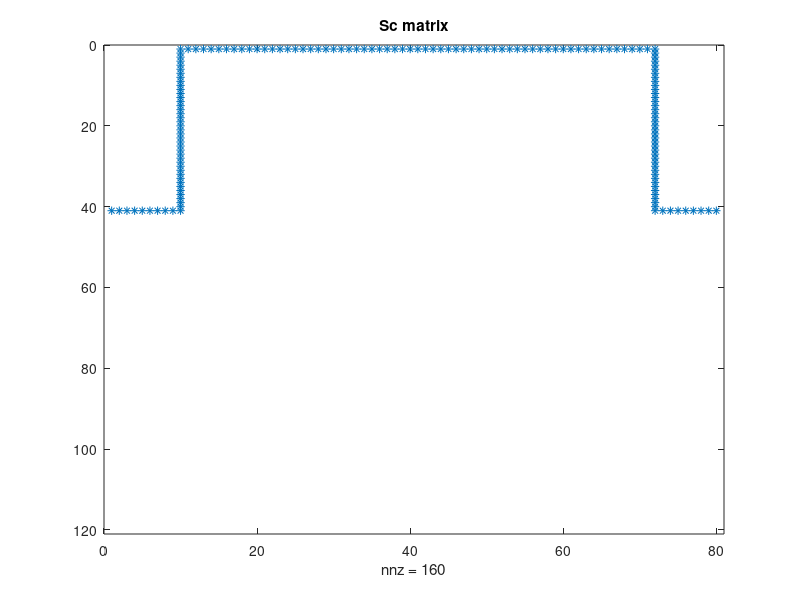

Here is the MATLAB script that generated this plot: (Note: this script raises an error after producing the figure.)
%% Programme to solve for Stokes velocity profile in riblets
% Solve A*u = P
% S = riblets grid points
% P = pressure gradient
% A = Laplacian coefficients
% Sc = Sd - S = riblets surface grid points


close all
tic

%% Input data
% Sides of the periodic-in-z domain
ly = 1.5; % aspect ratio ly:lz
lz = 1; % always

% Define grid sizes
n = 40;
nz = 2*n; % number of points in periodic z (spanwise)
ny = ly*nz; % number of points y (wall-normal) domain is enclosed
dy = ly/(ny-1); % length of sub-intervals in y-axis
dz = lz/nz; % length of sub-intervals in z-axis
z = (0:nz-1)*dz;
y = linspace(0,ly,ny);

dpdx = 0; % Pressure gradient
Sx = 1; % Shear at the top, could set to 1 (if normalised, always 1)

geometry = 4; 
% 0 = parabola (k/s = 1)
% 1 = triangle (k/s = 1.866 for 30deg, 0.5 for 90deg, 0.866 for 60deg)
% 2 = semi-circle (k/s = 0.5)
% 3 = trapezium (k/s = 0.5; tip half-angle = 15deg)
% 4 = blade (k/s = 0.5; t/s = 0.2)
angle = 90; % 30/60/90 degrees, for triangles only

savefile = 0;

%% Build S matrix - Grid Points of riblets
% S = 1 for points within and on boundary and = 0 elsewhere 
S = zeros(ny,nz);
if geometry == 0 % parabola
    parabola = (2*(z-lz/2)).^2;
    shape = 'parabola';
    height = 1;
    for k = 1:nz
        for j = 1:ny
            if y(j) < parabola(k)
                S(j,k) = 1;
            else
                S(j,k) = 0;
            end
        end
    end
end

if geometry == 1 % triangle
    if angle == 90        
        shape = 'triangle9';
        height = 0.5;
        triangle = z-lz/2;
        triangle2 = -z+lz/2;
    end
    if angle == 60
        shape = 'triangle6';
        height = sqrt(3)/2;
        triangle = sqrt(3)*z-sqrt(3)*lz/2;
        triangle2 = -sqrt(3)*z+sqrt(3)*lz/2;
    end
    if angle == 30
        shape = 'triangle3';
        height = 1 + sqrt(3)/2;
        triangle = (2+sqrt(3))*z-1-sqrt(3)*lz/2;
        triangle2 = -(2+sqrt(3))*z+1+sqrt(3)*lz/2;
    end
        for k = 1:nz
            for j = 1:ny
                if y(j) < triangle(k) || y(j) < triangle2(k)
                    S(j,k) = 1;
                else
                    S(j,k) = 0;
                end
            end
        end
end

if geometry == 4 % blade
    shape = 'blade';
    height = 0.5;
    for j = 1:height*nz
        for k = 1:nz
            if z(k) <= 0.1*lz || z(k) >= 0.9*lz
                S(j,k) = 1;
            else
                S(j,k) = 0;
            end
        end
    end
end

% figure
% spy(S)
% title('S matrix')

%% Build Sd matrix
% Sd = 1 for points within and on boundary and = 0 elsewhere 
% riblets now bigger by rd = max(dy,dz)
rd = max(dy,dz);
Sd = zeros(ny,nz);
if geometry == 0 % parabola
    parabola_d = (2*(z-lz/2)).^2+rd;
    for k = 1:nz
        for j = 1:ny
            if y(j) < parabola_d(k)
                Sd(j,k) = 1;
            else
                Sd(j,k) = 0;
            end
        end
    end
end
if geometry == 1 % triangle
    if angle == 90
        triangle = z-lz/2+rd;
        triangle2 = -z+lz/2+rd;
    end
    if angle == 60
        triangle = sqrt(3)*z-sqrt(3)*lz/2+rd;
        triangle2 = -sqrt(3)*z+sqrt(3)*lz/2+rd;
    end
    if angle == 30
        triangle = (2+sqrt(3))*z-1-sqrt(3)*lz/2+rd;
        triangle2 = -(2+sqrt(3))*z+1+sqrt(3)*lz/2+rd;
    end
    for k = 1:nz
        for j = 1:ny
            if y(j)<triangle(k) || y(j)<triangle2(k)
                Sd(j,k) = 1;
            else
                Sd(j,k) = 0;
            end
        end
    end
end

if geometry == 4 % blade
    for j = 1:height*nz+1
        for k = 1:nz
            if z(k) <= 0.1*lz+dz || z(k) >= 0.9*lz-dz
                Sd(j,k) = 1;
            else
                Sd(j,k) = 0;
            end
        end
    end
    Sd(1,:) = ones(1,nz);
end

% figure
% spy(Sd)
% title('Sd matrix')

%% Build Sc matrix - curve of the boundary
Sc = Sd-S;
figure
spy(Sc)
title('Sc matrix')

%% Build P matrix - pressure gradient - RHS of Stokes
P = ones(ny*nz,1);
P = sparse(P);
P = P*dpdx;

%% Build A matrix 
beta = -2/(dy^2)-2/(dz^2); % coefficient of point p
alpha = 1/(dy^2); % coefficient of surrounding points
r1 = beta.*ones(ny,1);
r2 = alpha.*ones(ny-1,1);
r3 = alpha.*ones(1,1);
B = diag(r1,0) + diag(r2,1) + diag(r2,-1) + diag(r3,-ny+1) + diag(r3,ny-1);
B = sparse(B);
C = kron(eye(nz),B);
C = sparse(C);
gamma = 1/(dz^2);
r4 = gamma.*ones(ny*nz-ny,1);
r5 = gamma.*ones(ny,1);
D = diag(r4,-ny)+diag(r4,+ny)+diag(r5,-ny*nz+ny)+diag(r5,ny*nz-ny);
D = sparse(D);
A = C+D;
A = sparse(A);

%% Shear at the top condition
for k = 1:nz
    j = ny; % top of domain
    index = (k-1)*ny+j;
    A(index,:) = 0;
    A(index,index) = 1/dy^2; % should be dy, but P(index) changed as well
    if index~=1
        A(index,index-1) = -1/dy^2;
    end   
    P(index) = Sx/dy;
end

%% Solid condition - modify the A matrix
% Modify A and P matrix for points within and on the boundary of riblets
% Velocity inside riblets = 0
for j = 1:ny
    for k = 1:nz
        if S(j,k) == 1
            index = (k-1)*ny+j;
            A(index,:) = 0;
            A(index,index) = 1/dy^2;
            P(index) = 0;
        end
    end
end

%% Modify the A matrix - curve of the boundary
% Modification of the matrix A near the boundary of the solid
for j=1:ny
    for k=1:nz
        if Sc(j,k) == 1
            y0 = (j-ny)*dy; %?
            z0 = k*dz ;          
            my = abs(floor(log10(dy)));
            mz = abs(floor(log10(dz)));            
            % ys: (j-+1,k),(j,k-+1) 
            ys=[y0-dy, y0, y0+dy];
            zs=[z0-dz, z0, z0+dz];
            
            % find the points of intersection
            if geometry == 0 % parabola
                yp0 = (2*(z0-lz/2)).^2;
                zpPlus = sqrt(y0)/2+lz/2;
                zpMinus = -sqrt(y0)/2+lz/2;
            end
            
            if geometry == 1 % triangle
                if angle == 90
                    if z0 <= lz/2
                        yp0 = -z0+lz/2;
                    else
                        yp0 = z0-lz/2;
                    end
                    zpPlus = y0 + lz/2;
                    zpMinus = -y0 + lz/2;
                end
            end
            
            if geometry == 4 % blade
                if z0 <= 0.1*lz || z0 >= 0.9*lz
                    yp0 = height*lz;
                else
                    yp0 = 0;
                end
                if y0 <= height*lz
                    zpPlus = 0.9*lz+0.0001;
                    zpMinus = 0.1*lz-0.0001;
                else
                    zpPlus = 0;
                    zpMinus = lz;
                end                
            end
            
            % check closest distance in z direction               
            if abs(z0-zpPlus) < abs(z0-zpMinus)
                zp0 = zpPlus;
            else
                zp0 = zpMinus;
            end
            
            % Modify ys: (j-+1,k),(j,k-+1)         
            deltay=round(abs(y0-yp0),10);
            deltays=y0-yp0;
            deltaz=round(abs(z0-zp0),10);
            deltazs=z0-zp0;            
            if deltaz<dz % z'
                if round(deltaz,mz+2)~=0
                    zs(2-sign(deltazs))=z0-sign(deltazs)*deltaz;
                end
            end           
            if deltay<dy % y'
                if round(deltay,my+2)~=0 
                    ys(2-sign(deltays))=y0-sign(deltays)*deltay;                     
                end
            end 
            
            % finite difference
            bj = zeros(1,3);
            bk = zeros(1,3);
            
            bj(1) = 2/((ys(2)-ys(1))*(ys(3)-ys(1)));
            bj(2) = -2/((ys(3)-ys(2))*(ys(2)-ys(1))); 
            bj(3) = 2/((ys(3)-ys(2))*(ys(3)-ys(1)));
            
            bk(1) = 2/((zs(2)-zs(1))*(zs(3)-zs(1)));
            bk(2) = -2/((zs(3)-zs(2))*(zs(2)-zs(1))); 
            bk(3) = 2/((zs(3)-zs(2))*(zs(3)-zs(1)));  
            
            index = (k-1)*ny+j;
            A(index,index) = bj(2) + bk(2);            
            if abs(deltay)<dy           
                if j==1
                    A(index,index+ny-1)= bj(1);
                    A(index,index+1)= 0;                 
                elseif j==ny
                    A(index,index-ny+1)= bj(3);
                    A(index,index-1)= 0;
                else
                    A(index,index-sign(deltays))=0;       
                    A(index,index+sign(deltays))= bj(2+sign(deltays));
                end
            end   
            
            if abs(deltaz)<dz 
                if k==1
                    A(index,index+(nz-1)*ny) = bk(1);
                    A(index,index+ny) = bk(3);
                elseif k==nz
                    A(index,index-ny)= bk(3);
                    A(index,index-(nz-1)*ny)= bk(1);
                else
                    A(index,index-sign(deltazs)*ny)= bk(2-sign(deltazs)); %?
                    A(index,index+sign(deltazs)*ny)= bk(2+sign(deltazs));
                end
            end
        end
    end
end
A = full(A);            
%% No slip at bottom condition
for k = 1:nz
    j = 1;
    index = (k-1)*ny+j ;
    A(index,:) = 0;
    A(index,index) = 1/dy^2;
    P(index)=0;
end

%% Solution
figure
spy(A)
u = mldivide(A,P);
u = reshape(u,ny,nz);
if size(u,1) > height*nz
    u_g = u(1:round(height*nz),:); % velocity profile in groove
    n1 = round(height*nz); % index for plotting
else
    u_g = u;
    n1 = size(u,1);
end
u_max = full(max(u_g(:)));
fprintf('u_max = %f\n', u_max)
figure
surfc(z,y,u)
title('u profile')
axis image
ylabel('y', 'FontSize', 18)
xlabel('z', 'FontSize', 18)
set(gca,'FontSize',18)

figure
surfc(z,y(1:n1),u_g)
title('u profile in groove')

figure
pcolor(u)
shading interp
axis image
colorbar
set(gca,'layer','top')
title('u')
colorbar
ylabel('y')
xlabel('z')

%% Verify
for k = 1:nz
    Sxtot(k) = (u(ny,k)-u(ny-1,k))/dy;
end
Sxtotm = mean(Sxtot);

%% average in z and find point of min gradient
ums = mean(u,2);
ums = full(ums);
% find point of min gradient
grad = zeros(1,ny);
for i = 1:ny-1
    grad(i) = (y(i+1)-y(i))/(ums(i+1)-ums(i));
end
grad(ny) = grad(ny-1);
[grad_min, minimum] = min(grad);
boundary = y(minimum)-grad_min*ums(minimum);
y_line = grad_min*ums + boundary;
fprintf('Virtual boundary at y = %f\n', boundary)
% 
% figure
% hold on
% plot(ums, y,'k','Linewidth',1.25)
% plot(ums,y_line,'r','Linewidth',1.25)
% ylabel('$y$','Interpreter','Latex')
% xlabel('$\bar{u}$','Interpreter','Latex')
% set(gca,'FontName','times','FontSize',15)

%% Error and Grid Independence
integraly = dy*trapz(full(u));
integralz = dz*trapz(integraly) % integration in y and z
points_y = ny-1;

if savefile == 1
    tit = ['No_points_' num2str(ny-1) '_Shape_' num2str(shape) '.mat'];
    save(tit,'points_y','relError', 'relErrorint', 'integralz');
end

toc